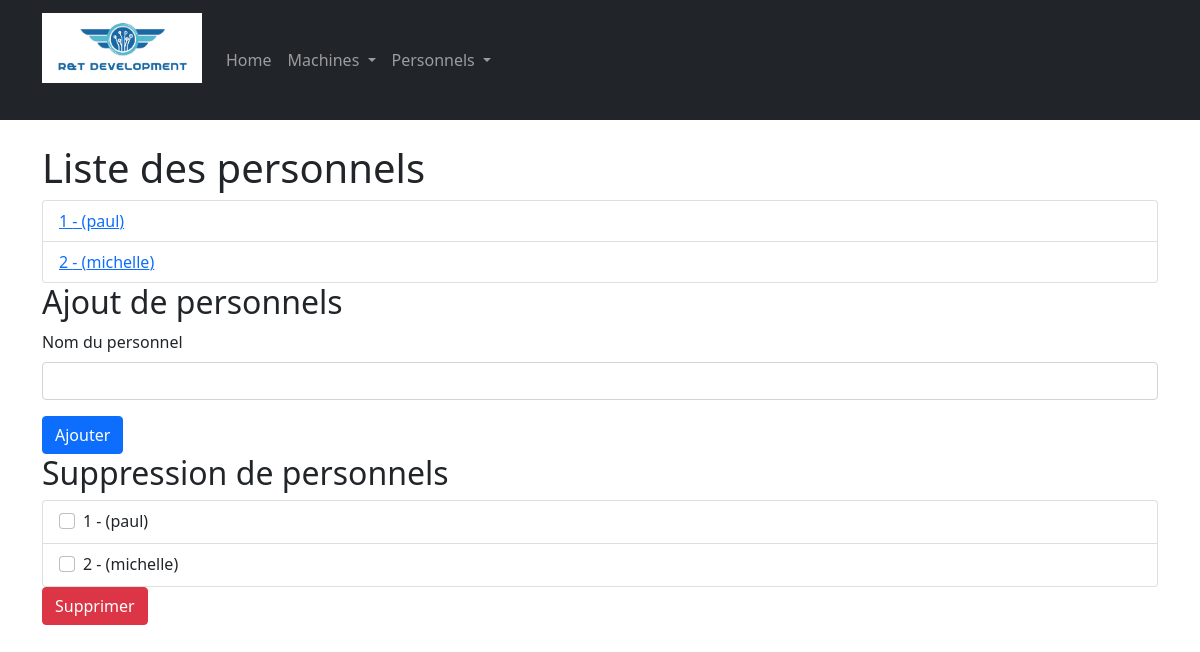
The page /computerApp/personnels/ on the database as committed earlier.
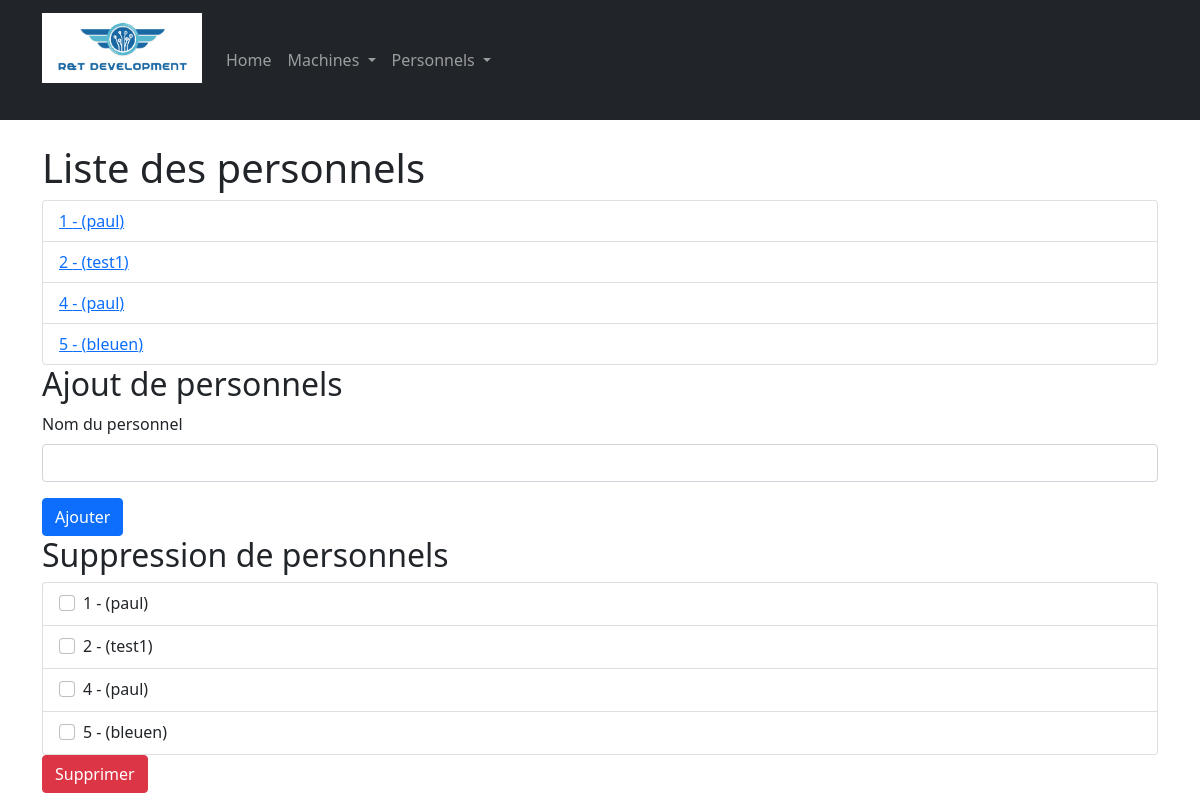
The same page on the database as committed later.
### computerApp/models.py (models this page shows, shortened)
class Personnel(models.Model):
    TYPE = (
        ('Genre', ('Genre - à choisir ')),
        ('Homme', ('Homme ')),
        ('Femme', ('Femme ')),
        ('ND', ('ND - ne préfaire pas ce prononcer')),
    )
    nom = models.CharField(max_length=10)
    maintenanceDate = models.DateField(default = datetime.now())
    mach = models.CharField(max_length=16, choices= TYPE, default='Genre')

### computerApp/views.py (the view)
# urls.py: path('personnels/', views.personnel_list_view, name='personnels'),
def personnel_list_view(request) :
	personnel = Personnel.objects.all()
	context={'personnels': personnel}
	return render(request, 'computerApp/personnel_list.html',context)

### computerApp/templates/computerApp/personnel_list.html (shortened to what this page needs)
<!DOCTYPE html>
<html>
<head>
  <link rel="stylesheet" href="https://cdnjs.cloudflare.com/ajax/libs/twitter-bootstrap/5.1.3/css/bootstrap.min.css">
</head>
<body>
<nav class="navbar navbar-expand-lg navbar-dark bg-dark">
  <div class="container">
    <a class="navbar-brand" href="#">
      <img src="/static/computerApp/images/rtdev.png" alt="Logo" class="img-fluid mx-auto d-block mb-4" style="max-width: 160px;">
    </a>
    <div class="collapse navbar-collapse" id="navbarNav">
      <ul class="navbar-nav">
        <li class="nav-item">
          <a class="nav-link" href="{% url 'index' %}">Home</a>
        </li>
        <li class="nav-item dropdown">
          <a class="nav-link dropdown-toggle" href="#" id="machinesDropdown" role="button" data-bs-toggle="dropdown" aria-expanded="false">
            Machines
          </a>
        </li>
        <li class="nav-item dropdown">
          <a class="nav-link dropdown-toggle" href="#" id="personnelsDropdown" role="button" data-bs-toggle="dropdown" aria-expanded="false">
            Personnels
          </a>
        </li>
      </ul>
    </div>
  </div>
</nav>
<div class="container mt-4">
  {% block content %}
  <h1>Liste des personnels</h1>
  {% if personnels %}
    <ul class="list-group">
      {% for personnel in personnels %}
        <li class="list-group-item">
          <a href="{% url 'personnel-detail' personnel.id %}">
            {{ personnel.id }} - ({{ personnel.nom }})
          </a>
        </li>
      {% endfor %}
    </ul>
  {% else %}
    <p>Il n'y a pas de personnels.</p>
  {% endif %}
  <h2>Ajout de personnels</h2>
  <form method="post" action="{% url 'add-personnels' %}">
    <div class="mb-3">
      <label for="nom" class="form-label">Nom du personnel</label>
      <input type="text" class="form-control" id="nom" name="nom" required>
    </div>
    <button type="submit" class="btn btn-primary">Ajouter</button>
  </form>
  <h2>Suppression de personnels</h2>
  <form method="post" action="{% url 'delete-personnels' %}">
    <ul class="list-group">
      {% for personnel in personnels %}
        <li class="list-group-item">
          <div class="form-check">
            <input class="form-check-input" type="checkbox" name="personnels" value="{{ personnel.id }}" id="personnel-{{ personnel.id }}">
            <label class="form-check-label" for="personnel-{{ personnel.id }}">
              {{ personnel.id }} - ({{ personnel.nom }})
            </label>
          </div>
        </li>
      {% endfor %}
    </ul>
    <button type="submit" class="btn btn-danger">Supprimer</button>
  </form>
  {% endblock %}
</div>
</body>
</html>

Rows that differ between the two databases and show on the page:
changed Personnel id 2: nom "michelle" → "test1"
added Personnel: id "4", nom "paul"
added Personnel: id "5", nom "bleuen"
